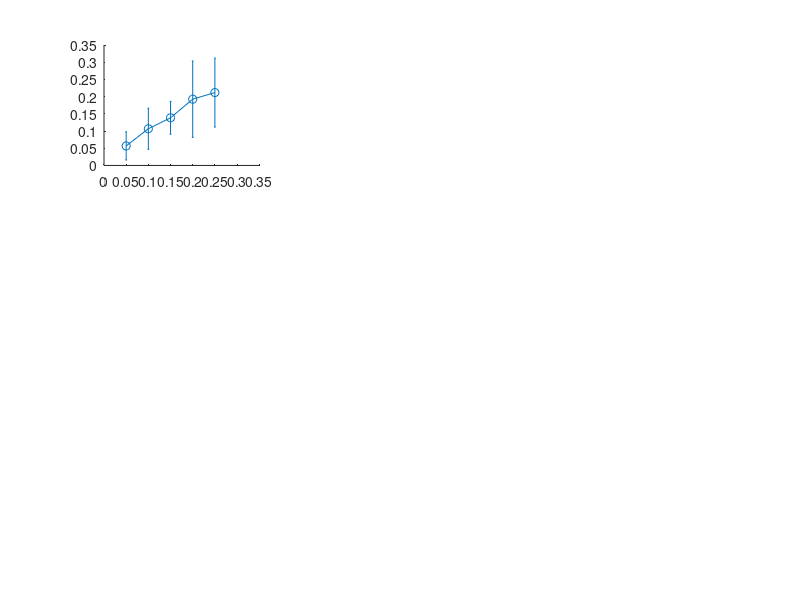

The MATLAB source for this figure: (Note: this script raises an error after producing the figure.)
%HM = zeros(5,3,3);
%SM = zeros(5,3,3);

HM(:,:,1) = [0.0568	0.092	0.1682
0.1066	0.1648	0.2725
0.1385	0.1948	0.3024
0.1926	0.2767	0.395
0.2118	0.2793	0.3902];

HM(:,:,2) = [0.0722	0.1539	0.1993
0.0892	0.1129	0.1399
0.1199	0.1366	0.1612
0.1435	0.1611	0.1854
0.1744	0.1919	0.2088];

HM(:,:,3) = [0.0382	0.0538	0.075
0.0847	0.1061	0.1362
0.1219	0.1405	0.1672
0.1495	0.1775	0.2039
0.1976	0.2321	0.2526];

HM_sd(:,:,1) = [0.0409	0.0923	0.1432
0.0598	0.1246	0.1859
0.0477	0.0936	0.1433
0.1109	0.224	0.2398
0.1002	0.1553	0.2007];

HM_sd(:,:,2) = [0.0208	0.0443	0.0549
0.016	0.0312	0.0409
0.0238	0.0334	0.0456
0.0247	0.0335	0.0432
0.0291	0.0384	0.0442];

HM_sd(:,:,3) = [0.0159	0.0341	0.0468
0.0231	0.0417	0.0677
0.0541	0.0724	0.0744
0.0412	0.0675	0.0907
0.1208	0.2047	0.1641];

SM(:,:,1) = [0.1611	0.3423	0.6814
0.3307	0.5899	0.9256
0.4592	0.7793	1.0632
0.5857	0.8763	1.1183
0.7739	0.976	1.0885];

SM(:,:,2) = [0.1443	0.2233	0.3188
0.195	0.2635	0.377
0.2406	0.3065	0.4211
0.3009	0.3659	0.4856
0.3366	0.3935	0.4962];

SM(:,:,3) = [0.1243	0.1973	0.2977
0.2	0.3056	0.4622
0.2785	0.408	0.6141
0.3596	0.5047	0.7139
0.4449	0.6059	0.7781];

SM_sd(:,:,1) = [0.0515	0.1116	0.3006
0.2613	0.31	0.2577
0.2475	0.295	0.1959
0.1988	0.1469	0.2632
0.2132	0.182	0.1901];

SM_sd(:,:,2) = [0.0213	0.0327	0.0447
0.0236	0.0355	0.0514
0.031	0.0539	0.0659
0.0794	0.1126	0.1242
0.0429	0.0668	0.0812];

SM_sd(:,:,3) = [0.062	0.0937	0.1418
0.0497	0.1023	0.1101
0.0415	0.0842	0.0988
0.0689	0.091	0.0982
0.0775	0.1564	0.0904];

obs = [0.05,0.1,0.15,0.2,0.25];
obs_shift = obs +0.005;
% Create a new figure window that will contain the subplots
myfig = figure('Color', 'white');


% Create subplots within the new figure window
species = [1,2,5];
for i = 1:3
    for j = 1:3
        subplot(3, 3, (j-1)*3+i);
        %subplot('Position',[0.04+(i-1)/3, 1.025-j/3, 0.28, 0.28]);
        %plot(obs,HM(:,i,j),'-o','MarkerSize',10,'LineWidth',3);
        hold on;
        errorbar(obs,HM(:,i,j),HM_sd(:,i,j),'-o','MarkerSize',10,'LineWidth',2)
        errorbar(obs_shift,SM(:,i,j),SM_sd(:,i,j),'-o','MarkerSize',10,'LineWidth',2)
        %plot(obs,SM(:,i,j),'-o','MarkerSize',10,'LineWidth',3)
        if i == 1
            title(sprintf("%dD", species(j)),"FontSize",20);
        end 
        if j == 1
            title(sprintf("Steps Ahead %d", i),"FontSize",20);
        end 
        if (j == 1 & i == 1)
            title("Steos Ahead 1, 1D")
            legend("HMS-map","S-map","FontSize",20)
        end 

        %title(sprintf("Steps Ahead %d, %dD", i, species(j)),"FontSize",20);
        ax = gca; 
        ax.FontSize = 20; 
        xlabel("Observation Noise","FontSize",20)
        ylabel("MSE","FontSize",20)
        xlim([0.05 0.26])
    end
end
set(findall(myfig, 'Type', 'Text'),'FontWeight', 'Normal')
hold off



